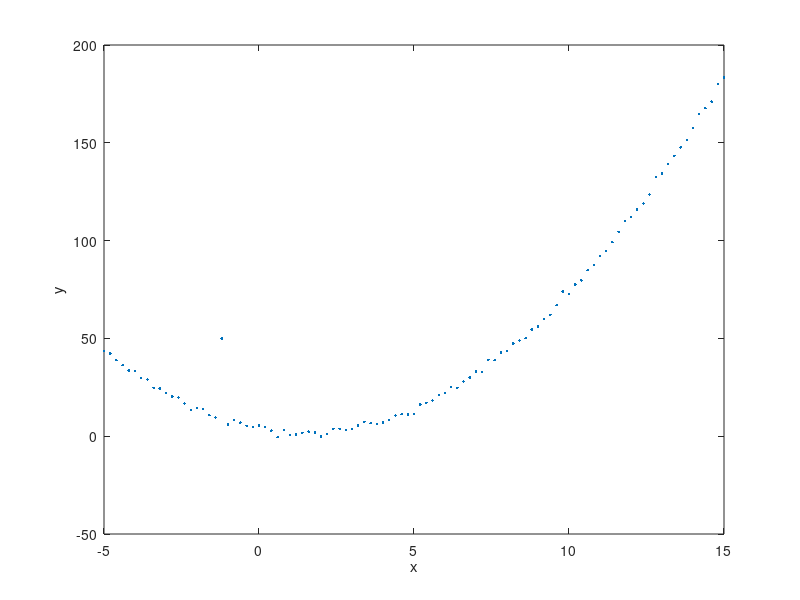

The MATLAB script that drew this image:
clc;
clearvars;

t=0:0.1:10;
x=2*t-5;
noise=1.2*randn(size(x));

y=x.^2-3*x+4+noise;

y(20)=y(20)+40;


figure
plot(x,y,'.')
xlabel('x')
ylabel('y')